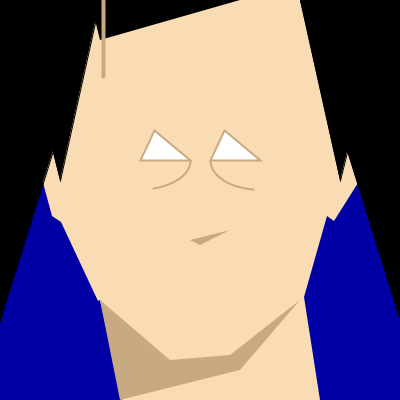
Frame 1 (no input)
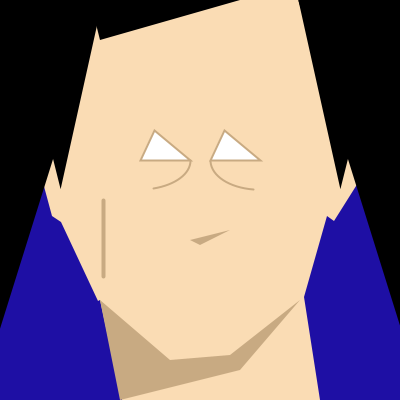
Frame 60 (the mouse pressed at the canvas centre just before this capture)
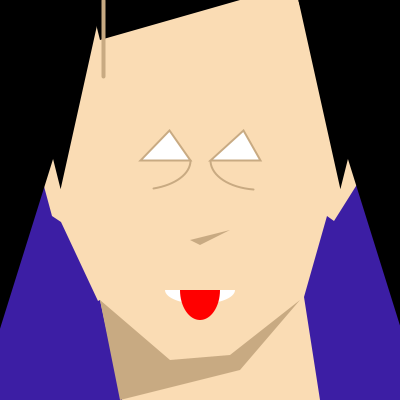
Frame 120 (the mouse held since frame 60 and released just before this capture)

The Processing sketch that drew these frames (run headless with seeded random() and noise(); from frame 60 on, the mouse is pressed at the canvas centre):

// Processing sketch: processing_40454
// ── processing_40454.pde

//Assignment 2.5  - Interactive Portrait w/variables

//portrait variable
int X = int(random(0,255));

//raindrop variable
int rainX = int(random(0,400));     //random position of raindrop
int rainY = 0;                      //initial position
int rainLength = int(random(1,80)); //random length of raindrop
int rainStroke = int(random(1,15));  //random width of raindrop
int rainAlpha = 128;
int rainSpeed = int(random(1,30));  //random speed of raindrop


void setup(){
  //set size, smooth it all and set framerate.
  size(400,400);
  smooth();
  frameRate(60);
}

void draw(){
  
  //paint background
  background(250,220,180);
  
  //real background with changing colours on blue-green palette
  noStroke();
  fill(frameCount/2,frameCount/4,X);
  beginShape();
  vertex(122,400);
  vertex(100,300);
  vertex(98,301);
  vertex(61,222);
  vertex(52,216);
  vertex(35,153);
  vertex(0,140);
  vertex(0,400);
  endShape();
  
  beginShape();
  vertex(320,400);
  vertex(304,297);
  vertex(327,216);
  vertex(334,221);
  vertex(368,167);
  vertex(400,167);
  vertex(400,400);
  endShape();
  
  //neck
  noStroke();
  fill(200,170,130);
  beginShape();
  vertex(100,300);
  vertex(170,360);
  vertex(230,355);
  vertex(300,300);
  vertex(240,370);
  vertex(120,400);
  endShape();
  
  //chasquilla 
  fill(0);
  beginShape();
  vertex(240,0);
  vertex(100,40);
  vertex(90,0);
  endShape();

  //hair left side
  stroke(0);
  fill(0);
  beginShape();
  vertex(100,0);
  vertex(60,180);
  vertex(50,140);
  endShape();
  
  beginShape();
  vertex(100,0);
  vertex(0,320);
  vertex(0,0);
  endShape();
  
  //hair right side
  beginShape();
  vertex(300,0);
  vertex(340,180);
  vertex(350,140);
  endShape();
  
  beginShape();
  vertex(300,0);
  vertex(400,320);
  vertex(400,0);
  endShape();
  
  //nose
  fill(200,170,130);
  noStroke();
  beginShape();
  vertex(230,230);
  vertex(200,245);
  vertex(190,240);
  endShape();
  
  //mouth
  fill(255);
  noStroke();
  float boca = map(mouseY,100,400,0,84);      //map function
  arc(200,290,70,boca,0,PI);  
  fill(255,0,0);
  float tongue = map(mouseX,80,320,0,120);
  arc(200,290,40,tongue,0,PI);
  
  
  //eyes
 
  //leftEye
  
  noFill();
  stroke(200,170,130);
  strokeWeight(2);
  arc(140,160,100,60,0,1.3);
 
  fill(255);
  float m = map(mouseX,0,400,164,195);      //map function
  triangle(140,160, m-10,130, 190,160);
 
  //rightEye
  noFill();
  stroke(200,170,130);
  strokeWeight(2);
  arc(260,160,100,60,1.7,3.1);
 
  fill(255);
  float y = map(mouseX,0,400,214,252);      //map function
  triangle(260,160, y+10,130, 210,160);
  
  //raindrop
  
  strokeWeight(rainStroke);
  fill(255);
  line(rainX,rainY,rainX,rainY+rainLength);
  
  
  if (rainY>399) {                        //rain flowing
    rainY=0;} else if (rainY < 399) {
      rainY=rainY+rainSpeed;}
  
}

//void rain(){
//  fill(0,0,255,127);
//  strokeWeight(3);
// line(10,10,10,30);
//}
  
  
